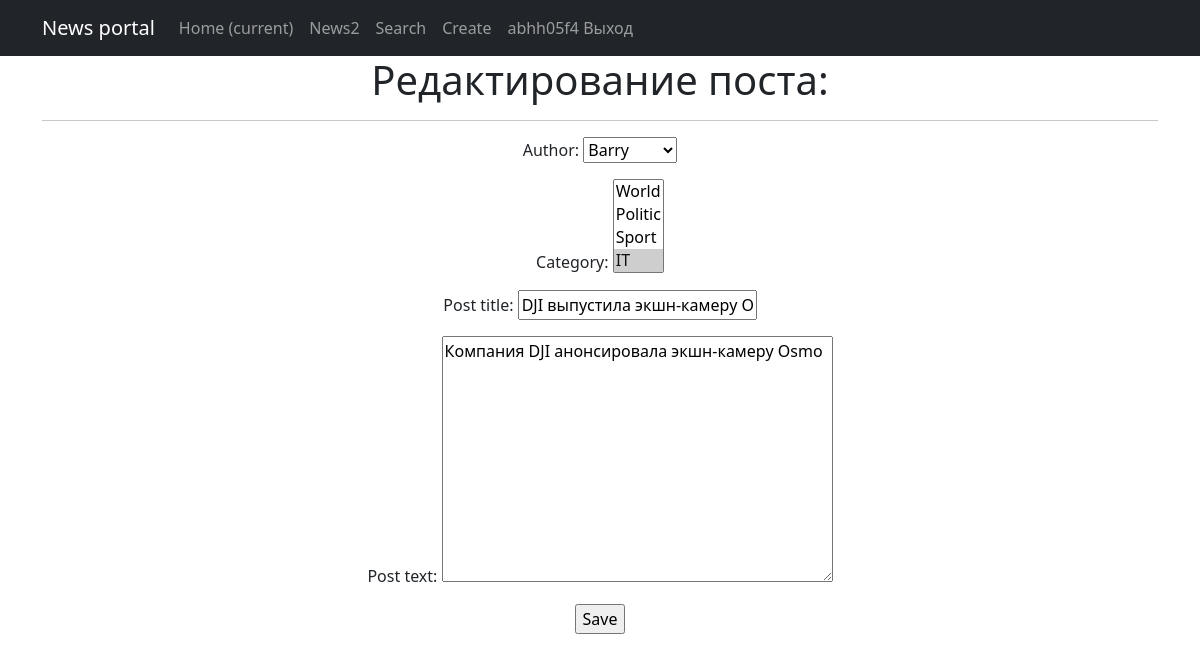
Page /news/1/update/ (signed in) on the earlier database version.
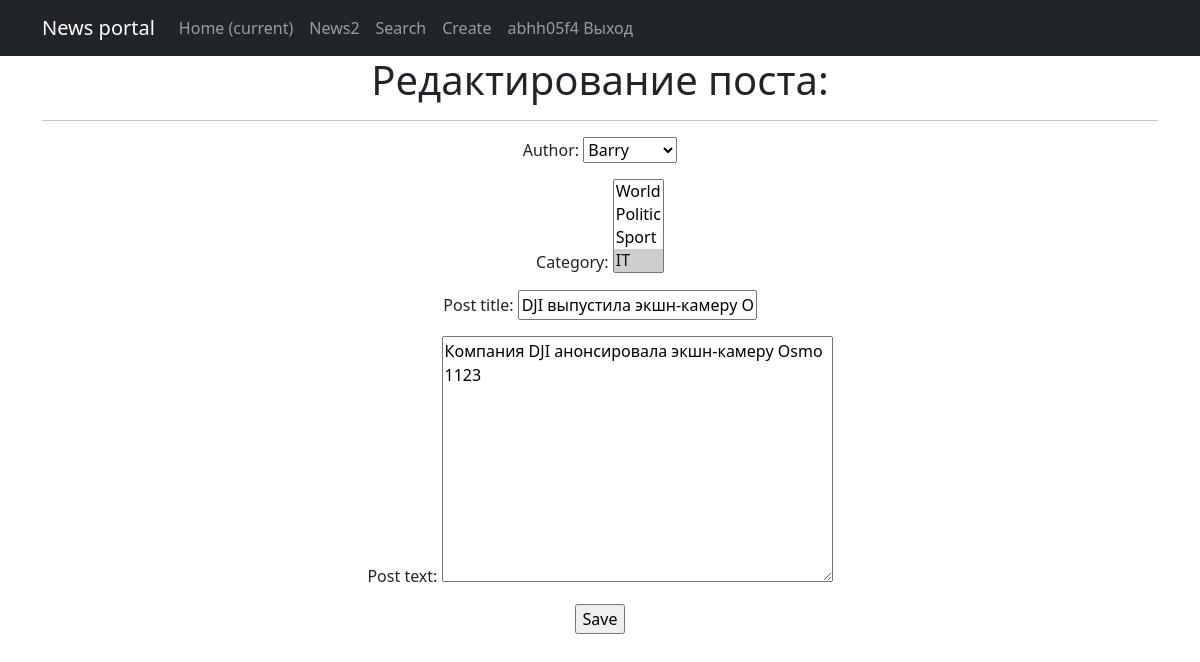
Same page on the later database version.
### news/models.py (models this page shows, shortened)
class Post(models.Model):
    news = 'NW'
    article = 'AR'
    TYPE_CHOICES = [
        (article, 'Article'),
        (news, 'News')
    ]
    author = models.ForeignKey(Author, on_delete=models.CASCADE)
    category = models.ManyToManyField(Category, through='PostCategory')
    post_type = models.CharField(max_length=2, choices=TYPE_CHOICES)
    post_date = models.DateTimeField(auto_now_add=True)
    post_title = models.CharField(max_length=255)
    post_text = models.TextField()
    post_rating = models.IntegerField(default=0)

### news/views.py (the view)
# urls.py: path('<int:pk>/update/', PostUpdate.as_view(), name='article_update'),
class PostUpdate(LoginRequiredMixin, PermissionRequiredMixin, UpdateView):
    form_class = PostForm
    model = Post
    permission_required = ('news.change_post')
    template_name = 'update.html'

### news/forms.py (shortened to what this page needs)
class PostForm(forms.ModelForm):
    class Meta:
       model = Post
       fields = [
           'author',
           'category',
           'post_title',
           'post_text',
       ]

### news/models.py (called while the page is built)
    def __str__(self):
        return f'{self.user.username}'

    def __str__(self):
        return f'{self.category_name}'

### templates/update.html (shortened to what this page needs)
{% extends 'flatpages/default.html' %}
{% block content %}
<h1>Редактирование поста:</h1>
<hr>
<form action="" method="post">
    {{ form.as_p }}
    <input type="submit" value="Save" />
</form>
{% endblock content %}

Differences in the rows shown:
changed Post "Barry": post_text "Компания DJI анонсировала экшн-камеру Osmo" → "Компания DJI анонсировала экшн-камеру Osmo 1123"
